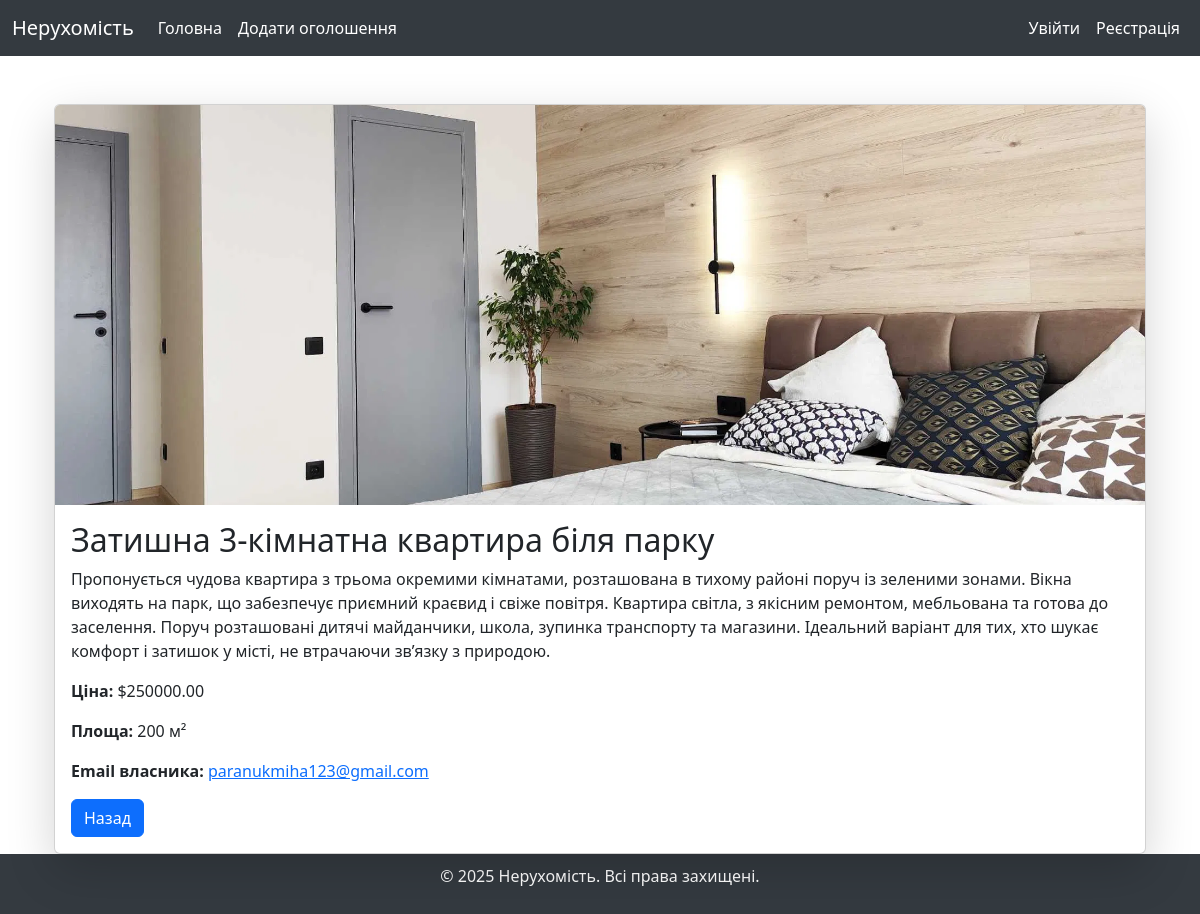
The app's page /listing/5/ with its own data.
### listings/models.py (models this page shows, shortened)
class Listing(models.Model):
    user = models.ForeignKey(User, on_delete=models.CASCADE, default=1)
    title = models.CharField(max_length=200)
    description = models.TextField()
    price = models.DecimalField(max_digits=10, decimal_places=2)
    image = models.ImageField(upload_to='listings/')
    square_meters = models.PositiveIntegerField()

### listings/views.py (the view)
# urls.py: path('listing/<int:listing_id>/', views.listing_detail, name='listing_detail'),
def listing_detail(request, listing_id):
    listing = get_object_or_404(Listing, id=listing_id)
    return render(request, 'listings/listing_detail.html', {'listing': listing})

### listings/templates/listings/listing_detail.html
{% extends 'listings/base.html' %}
{% block content %}
<div class="container mt-4">
    <div class="card shadow-lg">
        <img src="{{ listing.image.url }}" class="card-img-top" alt="{{ listing.title }}" style="max-height: 400px; object-fit: cover;">
        <div class="card-body">
            <h2 class="card-title">{{ listing.title }}</h2>
            <p class="card-text">{{ listing.description }}</p>
            <p><strong>Ціна:</strong> ${{ listing.price }}</p>
            <p><strong>Площа:</strong> {{ listing.square_meters }} м²</p>
            <p><strong>Email власника:</strong> <a href="mailto:{{ listing.user.email }}">{{ listing.user.email }}</a></p>
            <a href="/" class="btn btn-primary">Назад</a>
        </div>
    </div>
</div>
{% endblock %}

### listings/templates/listings/base.html (style rules this page uses)
html, body { height: 100%; display: flex; flex-direction: column; }

### records on screen
Listing: image (picture), title "Затишна 3-кімнатна квартира біля парку", description "Пропонується чудова квартира з трьома окремими кімнатами, розташована в тихому районі поруч із зеленими зонами. Вікна виходять на парк, що забезпечує приємний краєвид і свіже повітря. Квартира світла, з якісним ремонтом, мебльована та готова до заселення. Поруч розташовані дитячі майданчики, школа, зупинка транспорту та магазини. Ідеальний варіант для тих, хто шукає комфорт і затишок у місті, не втрачаючи зв’язку з природою.", price "250000.00", square_meters "200", user.email "paranukmiha123@gmail.com"
